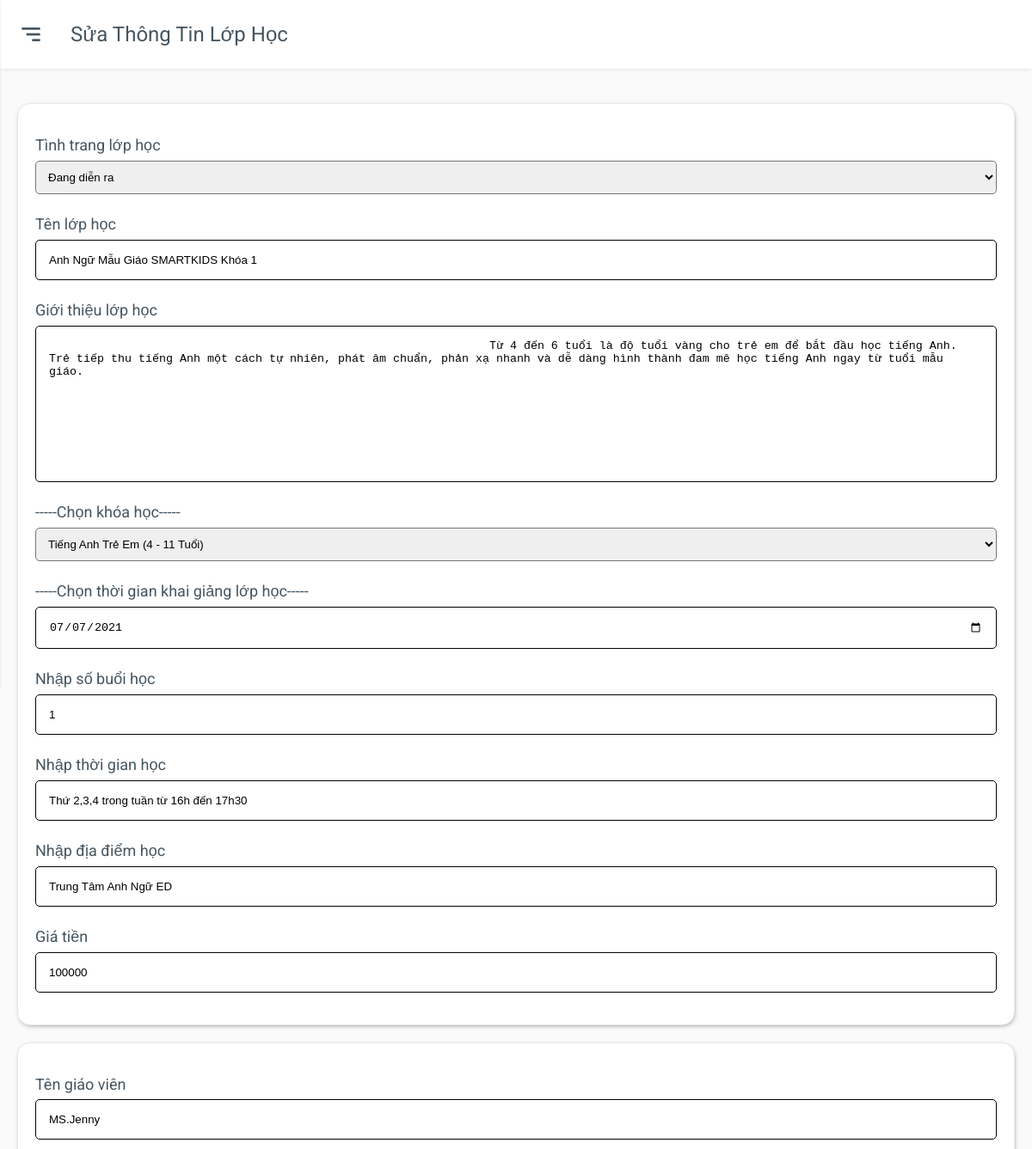
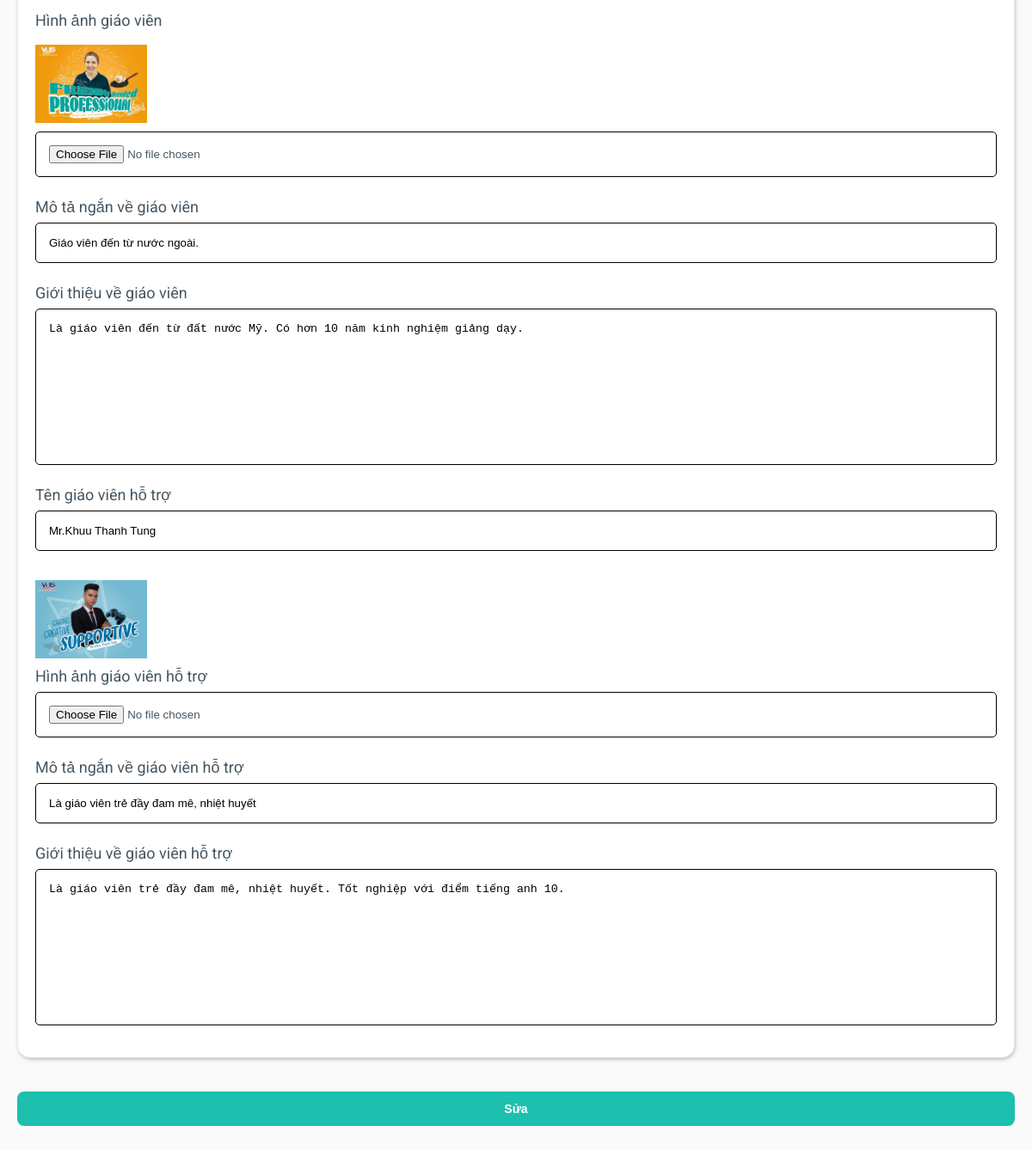
The app's page /admin/editclass.php?classId=1 (signed in) with its own data (2 pictures, top to bottom).
### tables this page shows
CREATE TABLE `tbl_class` (
  `classId` int(11) UNSIGNED NOT NULL,
  `className` varchar(255) NOT NULL,
  `coursesId` int(11) NOT NULL,
  `classDesc` text NOT NULL,
  `classTime` date DEFAULT NULL,
  `classLesson` int(11) NOT NULL,
  `classLearnTime` text NOT NULL,
  `classAddress` text NOT NULL,
  `classPrice` varchar(255) NOT NULL,
  `classTeacher` varchar(255) NOT NULL,
  `classMentor` varchar(255) NOT NULL,
  `classTeacherAvatar` varchar(255) NOT NULL,
  `classMentorAvatar` varchar(255) NOT NULL,
  `classTeacherIntro` text NOT NULL,
  `classMentorIntro` text NOT NULL,
  `classTeacherDesc` varchar(255) NOT NULL,
  `classMentorDesc` varchar(255) NOT NULL,
  `classStatus` int(1) NOT NULL
);

CREATE TABLE `tbl_courses` (
  `coursesId` int(11) NOT NULL,
  `coursesName` varchar(255) NOT NULL,
  `coursesDesc` varchar(255) NOT NULL,
  `coursesImage` varchar(255) NOT NULL,
  `coursesStatus` bit(1) NOT NULL
);

### lib/database.php (called while the page is built, shortened)
<?php
Class Database{
   public $host   = DB_HOST;
   public $user   = DB_USER;
   public $pass   = DB_PASS;
   public $dbname = DB_NAME;
   public $link;
private function connectDB(){
   $this->link = new mysqli($this->host, $this->user, $this->pass,$this->dbname);
  mysqli_set_charset($this->link,"utf8");
 }
public function select($query){
  $result = $this->link->query($query) or
   die($this->link->error.__LINE__);
  if($result->num_rows > 0){
    return $result;
  } else {
    return false;
  }
 }
}
?>

### classes/class.php (called while the page is built, shortened)
<?php
    $filepath = realpath(dirname(__FILE__));
    include_once ($filepath.'/../lib/database.php');
?>
<?php
 class classOfCourse
 {
    private $db;
    public function __construct()
    {
    $this->db = new Database();
    }
    public function getClassById($Id){
        $query = "SELECT * FROM tbl_class WHERE classID = '$Id' ";
        $result = $this->db->select($query);
        return $result;
    }
 }
?>

### classes/courses.php (called while the page is built, shortened)
<?php
    $filepath = realpath(dirname(__FILE__));
    include_once ($filepath.'/../lib/database.php');
?>
<?php
 class courses
 {
     private $db;
     public function __construct()
     {
        $this->db = new Database();
     }
     public function show_courses(){
         $query = "SELECT * FROM tbl_courses ORDER BY coursesID DESC" ;
         $result = $this->db->select($query);
         return $result;
     }
 }
?>

### admin/editclass.php (the view, shortened to what this page needs)
<?php
    $title = "Sửa thông tin lớp học";
    include './inc/sidebar.php';
    include '../classes/courses.php';
    include '../classes/class.php';
?>
<?php
    $class = new classOfCourse();
    if(!isset($_GET['classId']) || $_GET['classId'] == NULL) {
        echo "<script>window.location = 'listclass.php'</script>";
    } else {
        $Id = $_GET['classId'];
    }
?>
<div class="main">
    <div class="main-header">
        <div class="mobile-toggle" id="mobile-toggle">
            <i class='bx bx-menu-alt-right'></i>
        </div>
        <div class="main-title">
            <?php echo $title ;
            ?>
        </div>
    </div>
    <div class="main-content">
        <div class="row">
            <div class="col-12">
                <?php
                     $getClassById = $class->getClassById($Id);
                         if($getClassById){
                             while($result_class = $getClassById->fetch_assoc()){
                    ?>
                <form action="" method="POST" class="box-body" enctype="multipart/form-data">
                    <div class="box">
                        <div class="form-group">
                            <label for="">Tình trang lớp học</label>
                            <select name="classStatus" id="" class="class-select">
                                <?php
                                    if($result_class['classStatus'] == 0){
                                    ?>
                                <option value="0" selected>Đang diễn ra</option>
                                <?php  }
                                ?>
                            </select>
                        </div>
                        <div class="form-group">
                            <label for="">Tên lớp học</label>
                            <input type="text" name="className" placeholder="Nhập tên khóa học"
                                value="<?php echo $result_class['className'] ?>">
                        </div>
                        <div class="form-group">
                            <label for="">Giới thiệu lớp học</label>
                            <textarea name="classDesc" id="" cols="30" rows="10" spellcheck="false">
                                <?php echo $result_class['classDesc']; ?>
                                </textarea>
                        </div>
                        <div class="form-group">
                            <label for="">-----Chọn khóa học-----</label>
                            <select name="classCourse" class="class-select">
                                <?php
                                        $courses = new courses();
                                        $courseslist = $courses->show_courses();
                                        if($courseslist)
                                        {
                                            while($result = $courseslist->fetch_assoc())
                                            {
                                        ?>
                                <option <?php
                                        if($result['coursesId'] == $result_class['coursesId'])
                                        {
                                            echo 'selected';
                                        }
                                    ?> value="<?php echo $result['coursesId'] ?>"><?php echo $result['coursesName'] ?>
                                </option>
                                <?php
                                            }
                                        }
                                    ?>
                            </select>
                        </div>
                        <div class="form-group">
                            <label for="">-----Chọn thời gian khai giảng lớp học-----</label>
                            <input type="date" name="classTime" id="" value="<?php echo $result_class['classTime']?>">
                        </div>
                        <div class="form-group">
                            <label for="">Nhập số buổi học</label>
                            <input type="number" name="classLesson" id=""
                                value="<?php echo $result_class['classLesson']?>">
                        </div>
                        <div class="form-group">
                            <label for="">Nhập thời gian học</label>
                            <input type="text" name="classLearnTime" id=""
                                placeholder="Nhập thứ trong tuần và thời gian học"
                                value="<?php echo $result_class['classLearnTime']?>">
                        </div>
                        <div class="form-group">
                            <label for="">Nhập địa điểm học</label>
                            <input type="text" name=" classAddress" id="" placeholder="Quận 1, TP Hồ Chí Minh"
                                value="<?php echo $result_class['classAddress']?>">
                        </div>
                        <div class="form-group">
                            <label for="">Giá tiền</label>
                            <input type="number" min="0" name="classPrice" placeholder="Nhập giá tiền cho lớp học"
                                value="<?php echo $result_class['classPrice']; ?>">
                        </div>
                    </div>
                    <div class="box">
                        <div class="form-group">
                            <label for="">Tên giáo viên</label>
                            <input type="text" name="classTeacher" placeholder="Nhập tên giáo viên giảng dạy"
                                value="<?php echo $result_class['classTeacher']; ?>">
                        </div>
                        <div class="form-group">
                            <label for="">Hình ảnh giáo viên</label>
                            <img src="../uploads/<?php echo $result_class['classTeacherAvatar']?>" alt="" width="100px">
                            <input type="file" name="classTeacherAvatar" accept=".jpg, .jpeg, .png .gif">
                        </div>
                        <div class="form-group">
                            <label for="">Mô tả ngắn về giáo viên</label>
                            <input type="text" name="classTeacherDesc"
                                value="<?php echo $result_class['classTeacherDesc'] ?>">
                        </div>
                        <div class="form-group">
                            <label for="">Giới thiệu về giáo viên</label>
                            <textarea name="classTeacherIntro" id="" cols="30"
                                rows="10"><?php echo $result_class['classTeacherIntro'] ?></textarea>
                        </div>
                        <div class="form-group">
                            <label for="">Tên giáo viên hỗ trợ </label>
                            <input type="text" name="classMentor" placeholder="Nhập tên giáo viên hỗ trợ giảng dạy"
                                value="<?php echo $result_class['classMentor']?>">
                        </div>
                        <div class="form-group">
                            <img src="../uploads/<?php echo $result_class['classMentorAvatar']?>" alt="" width="100px">
                            <label for="">Hình ảnh giáo viên hỗ trợ</label>
                            <input type="file" name="classMentorAvatar" accept=".jpg, .jpeg, .png .gif">
                        </div>
                        <div class="form-group">
                            <label for="">Mô tả ngắn về giáo viên hỗ trợ</label>
                            <input type="text" name="classMentorDesc"
                                value="<?php echo $result_class['classMentorDesc']?>">
                        </div>
                        <div class="form-group">
                            <label for="">Giới thiệu về giáo viên hỗ trợ</label>
                            <textarea name="classMentorIntro" id="" cols="30"
                                rows="10"><?php echo $result_class['classMentorIntro']?></textarea>
                        </div>
                    </div>
                    <div class="form-group">
                        <input type="submit" name="update" value="Sửa">
                    </div>
                </form>
                <?php
                          }
                        }
                    ?>
            </div>
        </div>
    </div>
</div>
<?php
    include './inc/footer.php';
?>

### admin/css/grid.css (style rules this page uses)
.row { display: flex; flex-wrap: wrap; margin: 0 -15px; }
[class*="col-"] { padding: 0 15px; margin-bottom: 20px; }
.col-12 { width: 100%; }

### admin/css/app.css (style rules this page uses)
:root { --body-bg: #fafafb; --box-bg: #ffffff; --main-color: #0652dd; --text-color: #455560; --text-second-color: #72849ab3; --border-color: #e9e9e9; --menu-item-active-bg: rgba(62, 121, 247, 0.1); --black: #000; --box-border-radius: 15px; --sidebar-size: 260px; --sidebar-logo-img-size: 45px; --sidebar-logo-size: 80px; --profile-image-size: 45px; --main-header-height: 80px; --shadow: 0 1px 4px -1px rgb(0 0 0 / 15%); --darkmode-toggle-size: 20px; --while: #fff; }
* { padding: 0; margin: 0; box-sizing: border-box; }
body { font-family: "Roboto", sans-serif; background-color: var(--body-bg); color: var(--text-color); position: relative; }
.main { padding-left: var(--sidebar-size); }
.main-header { height: var(--main-header-height); display: flex; align-items: center; padding: 20px; background-color: var(--box-bg); box-shadow: var(--shadow); }
.mobile-toggle { display: none; }
.main-title { text-transform: capitalize; font-size: 1.5rem; }
.main-content { padding: 20px; }
.box { background-color: var(--box-bg); padding: 20px; border: 0.5px solid var(--border-color); border-radius: var(--box-border-radius); margin-bottom: 20px; box-shadow: 1px 2px 7px -4px #333; }
.box-body { padding: 20px 0; width: 100%; display: block; }
@media only screen and (max-width: 1280px) { .main { padding-left: 0; } }
@media only screen and (max-width: 1280px) { .mobile-toggle, .sidebar-close { display: grid; place-items: center; font-size: 2rem; margin-right: 30px; cursor: pointer; } }
.form-group { width: 100%; padding: 7px 0; margin: 10px 0; }
.form-group label { margin-bottom: 7px; display: inline-block; font-size: 18px; }
.form-group input, .form-group textarea { width: 100%; display: block; padding: 15px; border-radius: 5px; outline: none; border: 1px solid #000; }
textarea { resize: none; }
.form-group input[type="submit"] { outline: none; background-color: #1dbfaf; margin-top: 12px; padding: 12px 16px; font-weight: 600; color: #fff; border: none; width: 100%; font-size: 14px; border-radius: 8px; cursor: pointer; }
.form-group img { width: 130px; display: block; margin: 10px 0; height: auto; object-fit: cover; }
.class-select { display: flex; width: 100%; padding: 10px; border-radius: 5px; outline: none; }
.class-select option { display: block; padding: 10px; border-radius: 5px; }

### records on screen
tbl_class: classStatus "Đang diễn ra", className "Anh Ngữ Mẫu Giáo SMARTKIDS Khóa 1", classDesc "Từ 4 đến 6 tuổi là độ tuổi vàng cho trẻ em để bắt đầu học tiếng Anh. Trẻ tiếp thu tiếng Anh một cách tự nhiên, phát âm chuẩn, phản xạ nhanh và dễ dàng hình thành đam mê học tiếng Anh ngay từ tuổi mẫu giáo.", classCourse "Tiếng Anh Trẻ Em (4 - 11 Tuổi)", classTime "07/07/2021", classLesson "1", classLearnTime "Thứ 2,3,4 trong tuần từ 16h đến 17h30", classAddress "Trung Tâm Anh Ngữ ED", classPrice "100000", classTeacher "MS.Jenny", classTeacherAvatar (picture), classTeacherDesc "Giáo viên đến từ nước ngoài.", classTeacherIntro "Là giáo viên đến từ đất nước Mỹ. Có hơn 10 năm kinh nghiệm giảng dạy.", classMentor "Mr.Khuu Thanh Tung", classMentorAvatar (picture), classMentorDesc "Là giáo viên trẻ đầy đam mê, nhiệt huyết", classMentorIntro "Là giáo viên trẻ đầy đam mê, nhiệt huyết. Tốt nghiệp với điểm tiếng anh 10."

### other values on screen
$title "Sửa Thông Tin Lớp Học"
